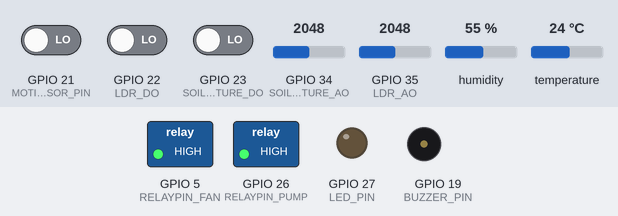
Bench run of a sketch on a simulated ESP32. On the bench: switched loads named in the sketch (green lamp = pin HIGH), output pins drawn as LEDs (lit = HIGH), buzzer (waves = sounding, pin HIGH). The test bench sets the inputs (shaded band); at power-on: humidity 55 %, GPIO 22 (LDR_DO) LOW, GPIO 23 (SOIL_MOISTURE_DO) LOW, GPIO 21 (MOTION_SENSOR_PIN) LOW, GPIO 34 (SOIL_MOISTURE_AO) = 2048, GPIO 35 (LDR_AO) = 2048, temperature 24 °C. WiFi joins after 1.5 s; servers stay silent unless stated; what the sketch prints to the serial monitor is not drawn.

Above: at 3.0 s.
3.1 s: humidity set to 79 %
6.2 s: humidity set to 82 %
At 9.1 s:
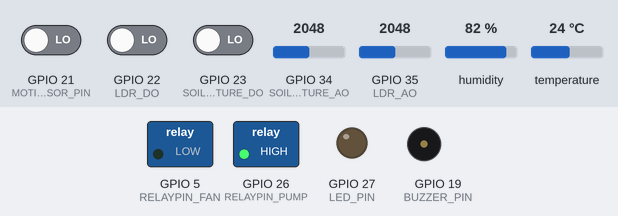
10.0 s: GPIO 22 (LDR_DO) driven HIGH
At 11.9 s:
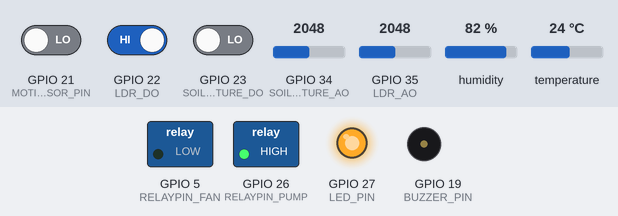
13.1 s: GPIO 23 (SOIL_MOISTURE_DO) driven HIGH
At 13.8 s:
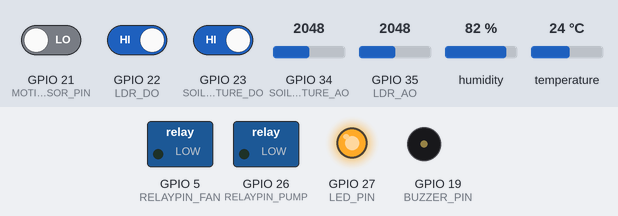
16.2 s: humidity set to 22 %
At 18.7 s:
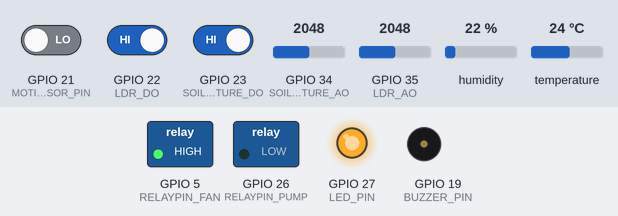
19.5 s: GPIO 22 (LDR_DO) driven LOW
At 21.7 s:
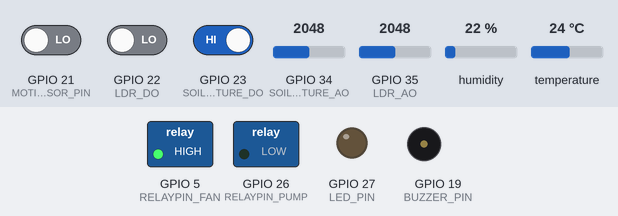
Timing chart, 0 to 23.2 s (numbered marks = the images above; inputs shaded):
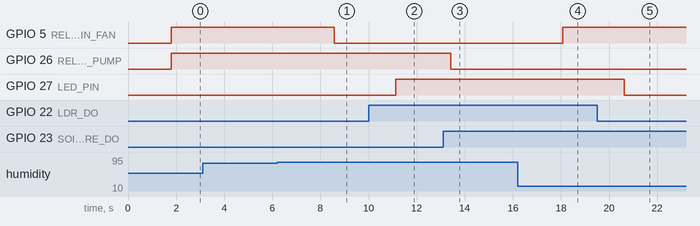

Measured:
- the behaviour switches between 80 and 81 % on humidity (found by bisection; images 0 and 1)
- after the input at 3.1 s, every drawn part: stays the same
- after the input at 6.2 s, GPIO 5 (RELAYPIN_FAN): HIGH → LOW after 2.4 s
- after the input at 10.0 s, GPIO 27 (LED_PIN): LOW → HIGH after 1.1 s
- after the input at 13.1 s, GPIO 26 (RELAYPIN_PUMP): HIGH → LOW after 0.31 s
- after the input at 16.2 s, GPIO 5 (RELAYPIN_FAN): LOW → HIGH after 1.9 s
- after the input at 19.5 s, GPIO 27 (LED_PIN): HIGH → LOW after 1.1 s

The sketch:

finalcode.ino
```cpp
#define BLYNK_TEMPLATE_ID "TMPL6CFkTD2qI"
#define BLYNK_TEMPLATE_NAME "SmartGreenHouse"
#define BLYNK_AUTH_TOKEN "YdQgEAv43ROLYtPhmbDO2Lzj1XWB0cvA"

#include <WiFi.h>
#include <WiFiClient.h>
#include <BlynkSimpleEsp32.h>
#include "DHT.h"
#include <Firebase_ESP_Client.h>
#include <addons/TokenHelper.h> // Provide token generation functions
#include <addons/RTDBHelper.h>  // Provide RTDB helper functions

// DHT22 Sensor Configuration
#define DHTPIN 4
#define DHTTYPE DHT22
DHT dht(DHTPIN, DHTTYPE);

// GPIO Definitions
#define RELAYPIN_FAN 5
#define SOIL_MOISTURE_AO 34
#define SOIL_MOISTURE_DO 23
#define RELAYPIN_PUMP 26
#define LDR_AO 35
#define LDR_DO 22
#define LED_PIN 27
#define MOTION_SENSOR_PIN 21
#define BUZZER_PIN 19

// Firebase Configuration
#define FIREBASE_HOST "https://smartgreenhouse-84f9c-default-rtdb.asia-southeast1.firebasedatabase.app/"
#define FIREBASE_AUTH "AIzaSyB3hN_V9MB84y4NZ70YQkOAPPJ4wkVtM-g"
FirebaseData firebaseData;
FirebaseAuth auth;
FirebaseConfig config;

// WiFi Credentials
char ssid[] = "HUAWEI Y7a";
char pass[] = "12345678";

// Device States for App Control
bool fanManual = false;
bool pumpManual = false;
bool ledManual = false;
bool buzzerManual = false;

// Blynk Virtual Pins
#define FAN_VPIN V1
#define PUMP_VPIN V0
#define LED_VPIN V2
#define BUZZER_VPIN V3
#define TEMP_VPIN V4
#define HUMIDITY_VPIN V5
#define SOIL_MOISTURE_VPIN V6
#define LIGHT_INTENSITY_VPIN V7

void setup() {
  Serial.begin(9600);
  Serial.println("Blynk Smart Greenhouse");

  // Initialize WiFi
  WiFi.begin(ssid, pass);
  Serial.print("Connecting to Wi-Fi");
  while (WiFi.status() != WL_CONNECTED) {
    delay(500);
    Serial.print(".");
  }
  Serial.println("\nWiFi Connected!");

  // Initialize Blynk
  Blynk.begin(BLYNK_AUTH_TOKEN, ssid, pass);

  // Firebase Configuration
  config.host = FIREBASE_HOST;
  config.signer.tokens.legacy_token = FIREBASE_AUTH;

  Firebase.begin(&config, &auth);
  Firebase.reconnectWiFi(true);

  if (Firebase.ready()) {
    Serial.println("Connected to Firebase!");
  } else {
    Serial.println("Failed to connect to Firebase!");
  }

  // Initialize Sensors and Outputs
  dht.begin();
  pinMode(RELAYPIN_FAN, OUTPUT);
  digitalWrite(RELAYPIN_FAN, HIGH);

  pinMode(RELAYPIN_PUMP, OUTPUT);
  digitalWrite(RELAYPIN_PUMP, HIGH);

  pinMode(SOIL_MOISTURE_DO, INPUT);
  pinMode(LDR_DO, INPUT);

  pinMode(LED_PIN, OUTPUT);
  digitalWrite(LED_PIN, LOW);

  pinMode(MOTION_SENSOR_PIN, INPUT);
  pinMode(BUZZER_PIN, OUTPUT);
  digitalWrite(BUZZER_PIN, LOW);
}

// Blynk Button Handlers
BLYNK_WRITE(FAN_VPIN) {
  fanManual = param.asInt();
  digitalWrite(RELAYPIN_FAN, fanManual ? LOW : HIGH);
  Serial.println(fanManual ? "Fan Control: Manual ON" : "Fan Control: Manual OFF");
  sendOutputStatesToFirebase();
}

BLYNK_WRITE(PUMP_VPIN) {
  pumpManual = param.asInt();
  digitalWrite(RELAYPIN_PUMP, pumpManual ? LOW : HIGH);
  Serial.println(pumpManual ? "Pump Control: Manual ON" : "Pump Control: Manual OFF");
  sendOutputStatesToFirebase();
}

BLYNK_WRITE(LED_VPIN) {
  ledManual = param.asInt();
  digitalWrite(LED_PIN, ledManual ? HIGH : LOW);
  Serial.println(ledManual ? "LED Control: Manual ON" : "LED Control: Manual OFF");
  sendOutputStatesToFirebase();
}

BLYNK_WRITE(BUZZER_VPIN) {
  buzzerManual = param.asInt();
  digitalWrite(BUZZER_PIN, buzzerManual ? HIGH : LOW);
  Serial.println(buzzerManual ? "Buzzer Control: Manual ON" : "Buzzer Control: Manual OFF");
  sendOutputStatesToFirebase();
}

void loop() {
  Blynk.run();
  delay(2000); // Delay between readings

  // --- Temperature and Humidity ---
  float humidity = dht.readHumidity();
  float temperature = dht.readTemperature();

  if (isnan(humidity) || isnan(temperature)) {
    Serial.println("Failed to read from DHT sensor!");
  } else {
    Blynk.virtualWrite(TEMP_VPIN, temperature);
    Blynk.virtualWrite(HUMIDITY_VPIN, humidity);

    Serial.print("Humidity: ");
    Serial.print(humidity);
    Serial.print(" %\t");
    Serial.print("Temperature: ");
    Serial.print(temperature);
    Serial.println(" *C");

    if (!fanManual) {
      if (temperature > 35 || humidity > 80) {
        digitalWrite(RELAYPIN_FAN, LOW);
        Blynk.virtualWrite(FAN_VPIN, 1);
        Serial.println("Conditions met: Turning ON the fan.");
      } else {
        digitalWrite(RELAYPIN_FAN, HIGH);
        Blynk.virtualWrite(FAN_VPIN, 0);
        Serial.println("Conditions not met: Turning OFF the fan.");
      }
    }

    // --- Soil Moisture ---
    int soilMoistureValue = analogRead(SOIL_MOISTURE_AO);
    int soilDry = digitalRead(SOIL_MOISTURE_DO);
    Blynk.virtualWrite(SOIL_MOISTURE_VPIN, soilMoistureValue);

    Serial.print("Soil Moisture (Analog): ");
    Serial.println(soilMoistureValue);
    Serial.print("Soil Moisture (Digital): ");
    Serial.println(soilDry ? "Dry" : "Wet");

    if (!pumpManual) {
      if (soilDry == HIGH) {
        digitalWrite(RELAYPIN_PUMP, LOW);
        Blynk.virtualWrite(PUMP_VPIN, 1);
        Serial.println("Soil is dry: Turning ON the water pump.");
      } else {
        digitalWrite(RELAYPIN_PUMP, HIGH);
        Blynk.virtualWrite(PUMP_VPIN, 0);
        Serial.println("Soil is wet: Turning OFF the water pump.");
      }
    }

    // --- LDR Sensor ---
    int ldrValue = analogRead(LDR_AO);
    int isDark = digitalRead(LDR_DO);
    Blynk.virtualWrite(LIGHT_INTENSITY_VPIN, ldrValue);

    Serial.print("LDR Value (Analog): ");
    Serial.println(ldrValue);
    Serial.print("LDR Value (Digital): ");
    Serial.println(isDark ? "Dark" : "Bright");

    if (!ledManual) {
      if (isDark == HIGH) {
        digitalWrite(LED_PIN, HIGH);
        Blynk.virtualWrite(LED_VPIN, 1);
        Serial.println("It's dark: Turning ON the LED.");
      } else {
        digitalWrite(LED_PIN, LOW);
        Blynk.virtualWrite(LED_VPIN, 0);
        Serial.println("It's bright: Turning OFF the LED.");
      }
    }

    // Send all the sensor data and output states to Firebase
    sendSensorDataToFirebase(temperature, humidity, soilMoistureValue, ldrValue,
                             digitalRead(RELAYPIN_FAN) == LOW,
                             digitalRead(RELAYPIN_PUMP) == LOW,
                             digitalRead(LED_PIN) == HIGH,
                             digitalRead(BUZZER_PIN) == HIGH);
  }

  // --- Motion Sensor and Buzzer ---
  int motionDetected = digitalRead(MOTION_SENSOR_PIN);
  Serial.print("Motion Sensor: ");
  Serial.println(motionDetected ? "Motion Detected!" : "No Motion");
}

void sendSensorDataToFirebase(float temperature, float humidity, int soilMoistureValue, int ldrValue, bool fanState, bool pumpState, bool ledState, bool buzzerState) {
  // Create a JSON object to store all the data
  FirebaseJson json;

  // Add sensor data to the JSON object
  json.set("temperature", temperature);
  json.set("humidity", humidity);
  json.set("soilMoisture", soilMoistureValue);
  json.set("lightIntensity", ldrValue);

  // Add output device states to the JSON object
  json.set("fan", fanState);
  json.set("pump", pumpState);
  json.set("led", ledState);
  json.set("buzzer", buzzerState);

  // Send the JSON object to Firebase
  if (Firebase.RTDB.setJSON(&firebaseData, "/sensor_data", &json)) {
    Serial.println("All sensor and output data sent to Firebase!");
  } else {
    Serial.println("Failed to send data to Firebase.");
    Serial.println("Error: " + firebaseData.errorReason());
  }
}

// Function to send output states to Firebase
void sendOutputStatesToFirebase() {
  FirebaseJson json;
  json.set("fan", digitalRead(RELAYPIN_FAN) == LOW);
  json.set("pump", digitalRead(RELAYPIN_PUMP) == LOW);
  json.set("led", digitalRead(LED_PIN) == HIGH);
  json.set("buzzer", digitalRead(BUZZER_PIN) == HIGH);

  if (Firebase.RTDB.setJSON(&firebaseData, "/output_states", &json)) {
    Serial.println("Output states sent to Firebase!");
  } else {
    Serial.println("Failed to send output states to Firebase.");
    Serial.println("Error: " + firebaseData.errorReason());
  }
}
```
